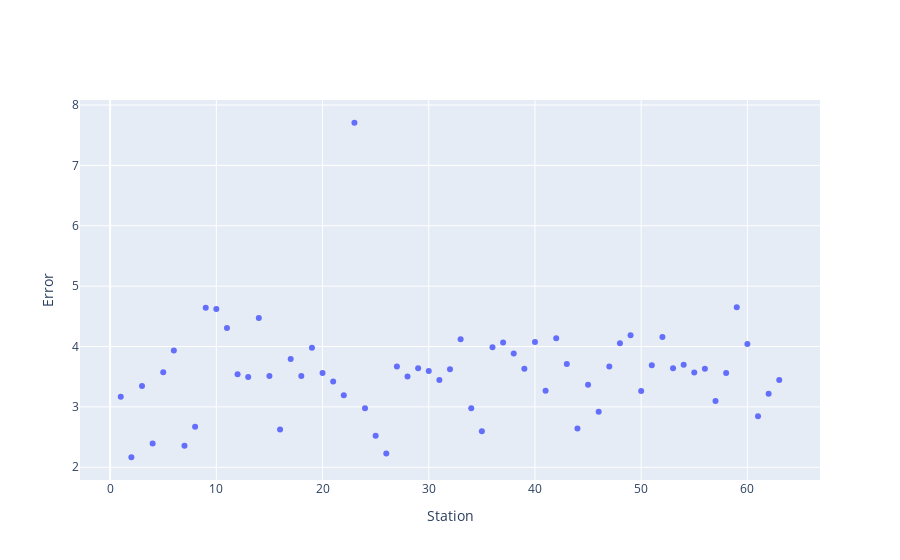

This figure's notebook cell:
### Code cell
station_series = torch.mean(predicted,1)
fig = go.Figure(data=go.Scatter(x=list(range(1,64)), y=station_series, mode='markers'))

fig.update_layout(
    xaxis_title="Station", yaxis_title="Error"
)
fig.show()

### Figure 1 — Plotly figure (JSON) as saved in the notebook; plotly's stock layout.template omitted (floating-point values rounded to 4 significant figures)
{"data": [{"mode": "markers", "type": "scatter", "x": [1, 2, 3, 4, 5, 6, 7, 8, 9, 10, 11, 12, 13, 14, 15, 16, 17, 18, 19, 20, 21, 22, 23, 24, 25, 26, 27, 28, 29, 30, 31, 32, 33, 34, 35, 36, 37, 38, 39, 40, 41, 42, 43, 44, 45, 46, 47, 48, 49, 50, 51, 52, 53, 54, 55, 56, 57, 58, 59, 60, 61, 62, 63], "y": [3.169, 2.166, 3.346, 2.393, 3.574, 3.936, 2.357, 2.67, 4.643, 4.624, 4.307, 3.541, 3.496, 4.472, 3.511, 2.627, 3.792, 3.51, 3.979, 3.562, 3.423, 3.195, 7.707, 2.979, 2.524, 2.227, 3.671, 3.502, 3.639, 3.593, 3.444, 3.623, 4.119, 2.976, 2.598, 3.989, 4.067, 3.884, 3.631, 4.077, 3.266, 4.137, 3.71, 2.64, 3.365, 2.919, 3.67, 4.055, 4.188, 3.262, 3.691, 4.159, 3.64, 3.696, 3.571, 3.634, 3.096, 3.563, 4.652, 4.043, 2.845, 3.217, 3.445]}], "layout": {"xaxis": {"title": {"text": "Station"}}, "yaxis": {"title": {"text": "Error"}}}}
